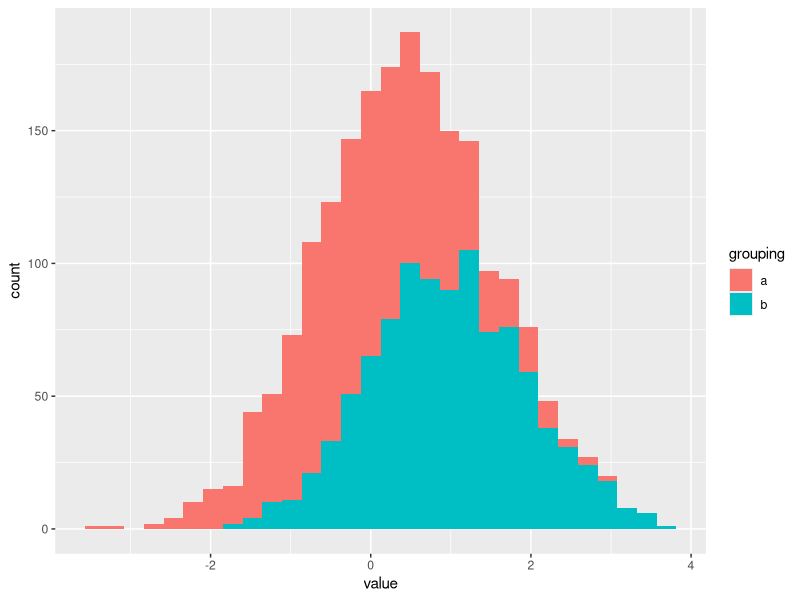
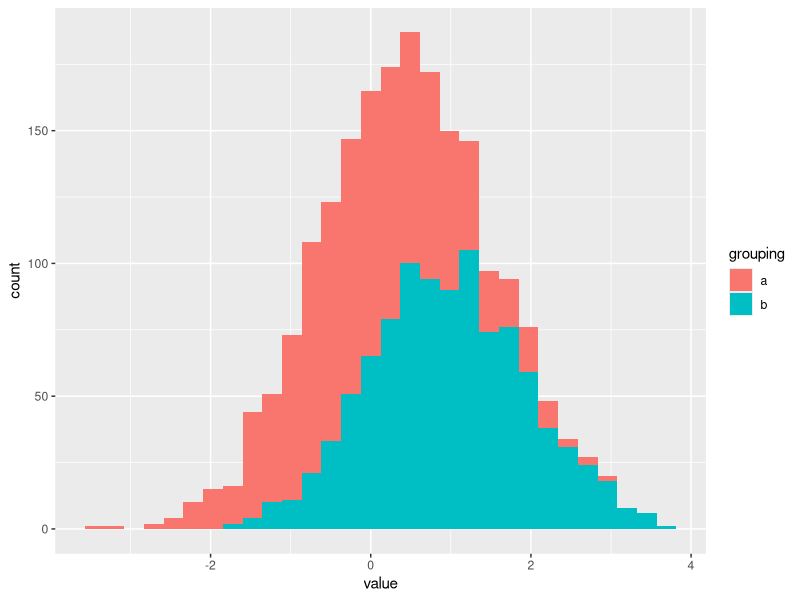
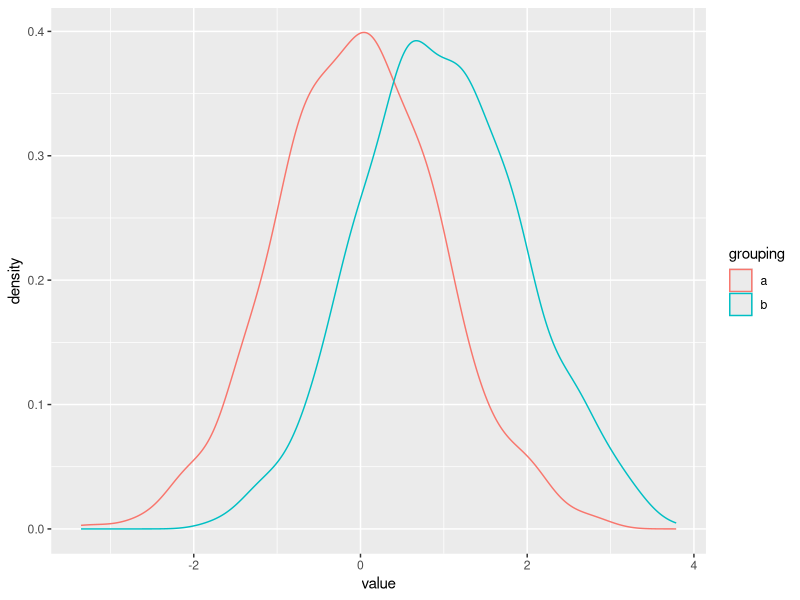
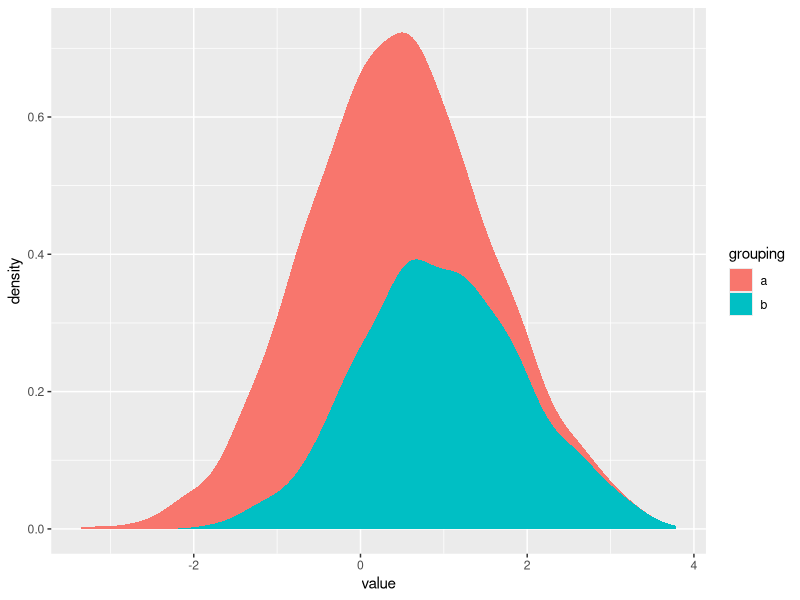
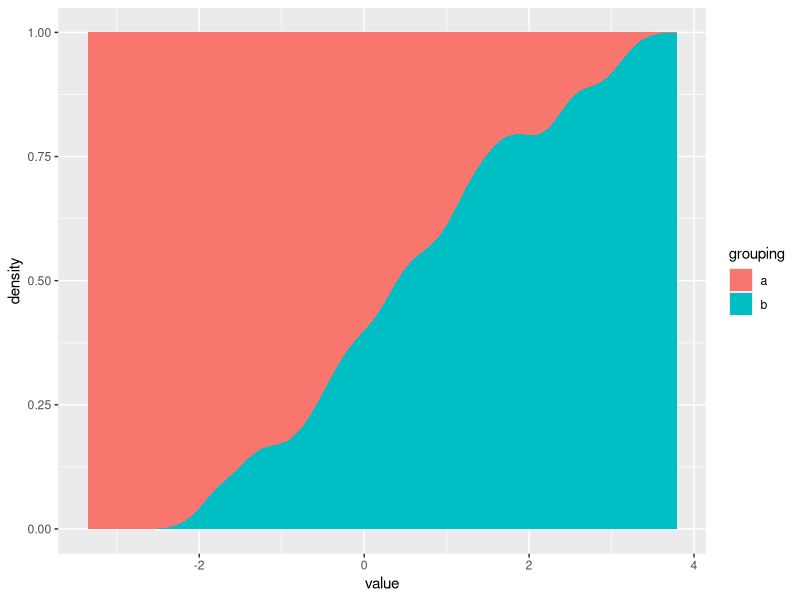

Write the R code that produced these figures, in order.
## ---- chunk 1
knitr::opts_chunk$set(fig.width=5, fig.height=3)
## ---- chunk 2
library(ggplot2)
library(dplyr)
library(tidyr)
## ---- chunk 3
samples = data.frame(a=rnorm(1000, mean=0), b=rnorm(1000, mean=1))
melt_samples = samples %>% gather(grouping, value)
## ---- chunk 4
melt_samples %>% ggplot(aes(x=value)) + geom_histogram(aes(fill=grouping))
## ---- chunk 5
melt_samples %>% ggplot(aes(x=value)) + stat_bin(aes(fill=grouping))
## ---- chunk 6
melt_samples %>% ggplot(aes(x=value)) + geom_density(aes(color=grouping))
## ---- chunk 7
melt_samples %>% ggplot(aes(x=value)) + stat_density(aes(fill=grouping))
## ---- chunk 8
melt_samples %>% ggplot(aes(x=value)) + stat_density(aes(fill=grouping), position='fill')
